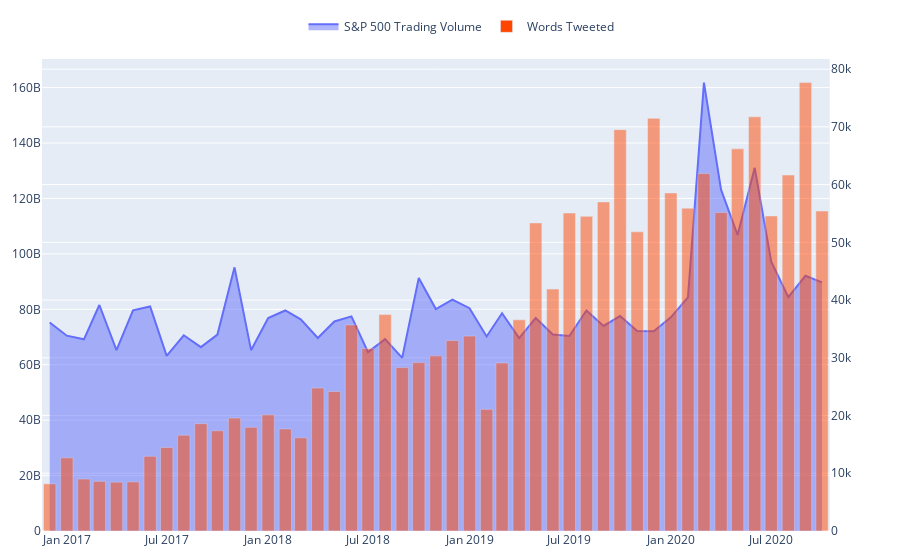

The notebook cell saved with this chart:
### Code cell
# Create figure
fig = make_subplots(specs=[[{"secondary_y": True}]])

fig.add_trace(
    go.Scatter(
        x=list(m['month']), 
        y=list(df['Volume']), 
        name='S&P 500 Trading Volume',
        fill='tozeroy'), 
        secondary_y=False
    )

fig.add_trace(
    go.Bar(
        x=list(m['month']), 
        y=list(m['word_count']), 
        name='Words Tweeted',
        marker=dict(color='orangered', opacity=.5)),
        #fill='tozeroy'), 
        secondary_y=True
    )

fig.update_layout(
    legend=dict(
        orientation='h',
        yanchor='top',
        xanchor='center',
        y=1.1,
        x=0.5)
)

fig.update_layout(
    margin=dict(l=20, r=20, t=20, b=25)
)

fig.show()
